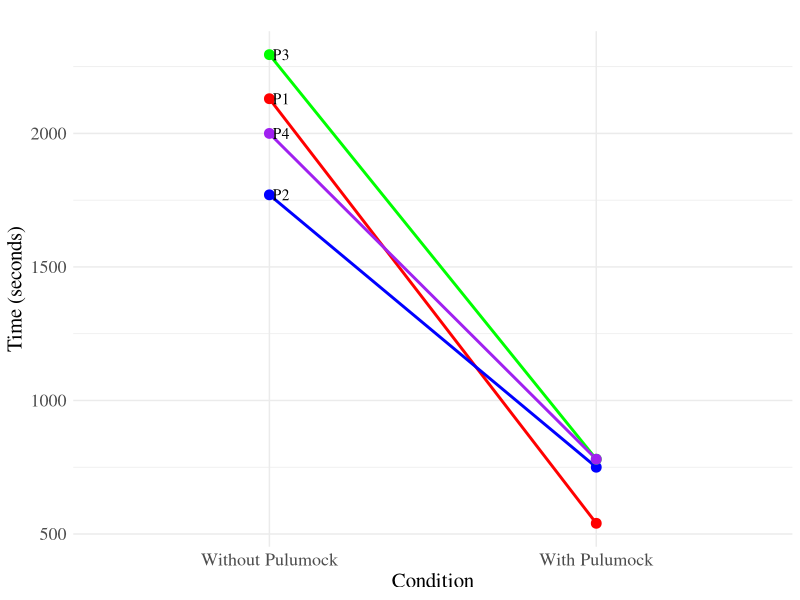

Here is the R script that generated this plot:
library(dplyr)
library(ggplot2)

with_pulumock <- read.csv("TaskCompletionTimes_WithPulumock.csv")
without_pulumock <- read.csv("TaskCompletionTimes_WithoutPulumock.csv")

with_pulumock_totals <- with_pulumock %>%
  group_by(Participant) %>%
  summarise(Time_sec = sum(Time))

without_pulumock_totals <- without_pulumock %>%
  group_by(Participant) %>%
  summarise(Time_sec = sum(Time))

mean_with <- mean(with_pulumock_totals$Time_sec)
sd_with <- sd(with_pulumock_totals$Time_sec)

mean_without <- mean(without_pulumock_totals$Time_sec)
sd_without <- sd(without_pulumock_totals$Time_sec)

t_test <- t.test(with_pulumock_totals$Time_sec, without_pulumock_totals$Time_sec, paired = TRUE)

t_value <- t_test$statistic
df <- t_test$parameter
r <- sqrt(t_value^2/(t_value^2+df))

print(t_test)
cat("Effect size (r):", r, "\n")
cat("With Pulumock: Mean =", round(mean_with, 2), "SD =", round(sd_with, 2), "\n")
cat("Without Pulumock: Mean =", round(mean_without, 2), "SD =", round(sd_without, 2), "\n")


data_long <- rbind(
  data.frame(Participant = with_pulumock_totals$Participant,
             Condition = "With Pulumock",
             Time = with_pulumock_totals$Time_sec),
  data.frame(Participant = without_pulumock_totals$Participant,
             Condition = "Without Pulumock",
             Time = without_pulumock_totals$Time_sec)
)

data_long$Condition <- factor(data_long$Condition, levels = c("Without Pulumock", "With Pulumock"))
data_long$Participant <- factor(
  data_long$Participant,
  labels = paste0("P", 1:4)
)
labels_df <- data_long[data_long$Condition == "Without Pulumock", ]

ggplot(data_long, aes(x = Condition, y = Time, group = Participant)) +
  geom_line(aes(color = Participant), linewidth = 1) +
  geom_point(aes(color = Participant), size = 3) +
  geom_text(data = labels_df, aes(label = Participant), hjust = -0.2, family = "serif") +
  scale_color_manual(values = c("red", "blue", "green", "purple")) +  
  labs(
    title = "",
    y = "Time (seconds)",
    x = "Condition"
  ) +
  theme_minimal(base_family = "serif") +
  theme(
    legend.position = "none",
    axis.text = element_text(size = 13),
    axis.title = element_text(size = 15)
  )